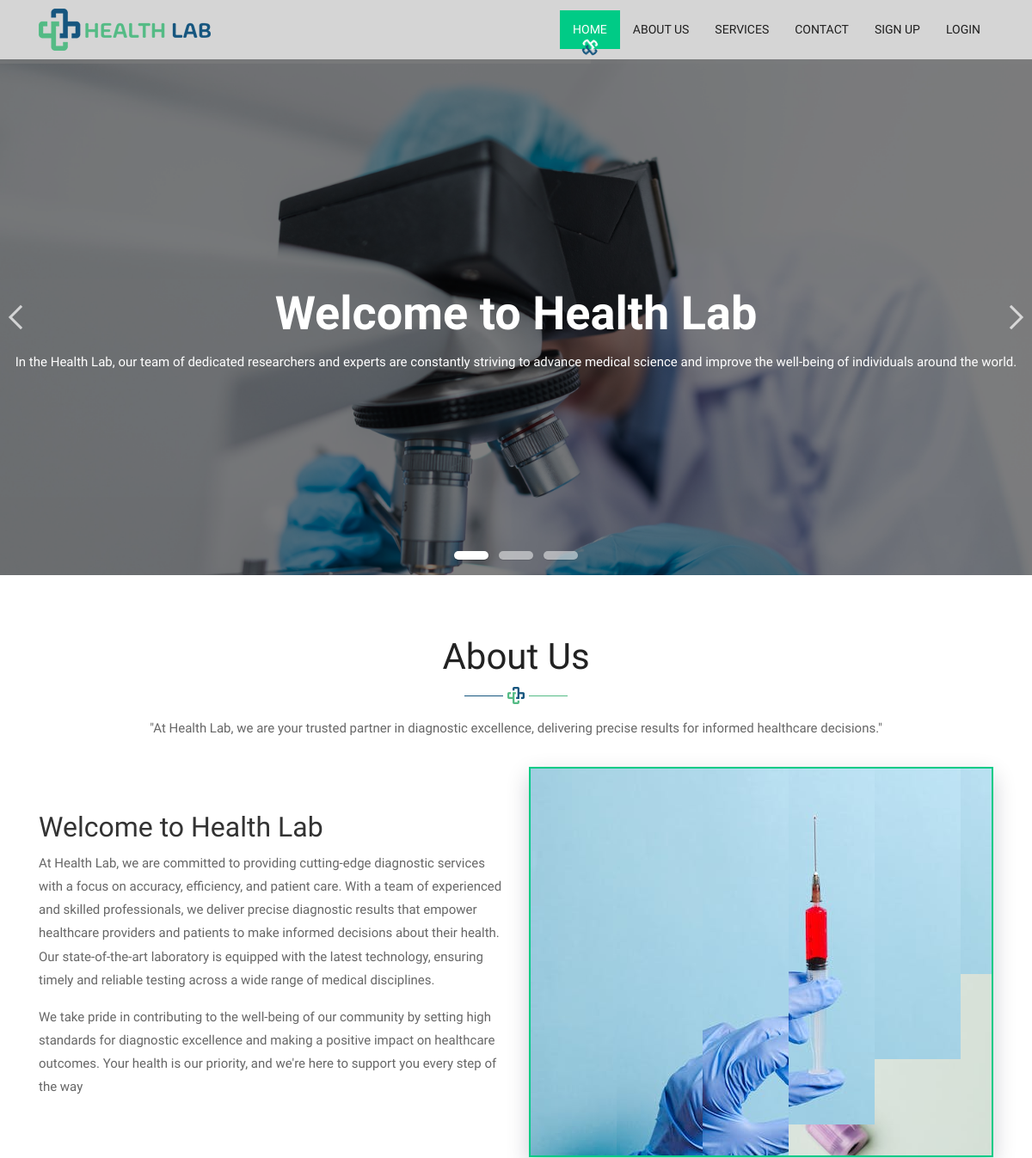
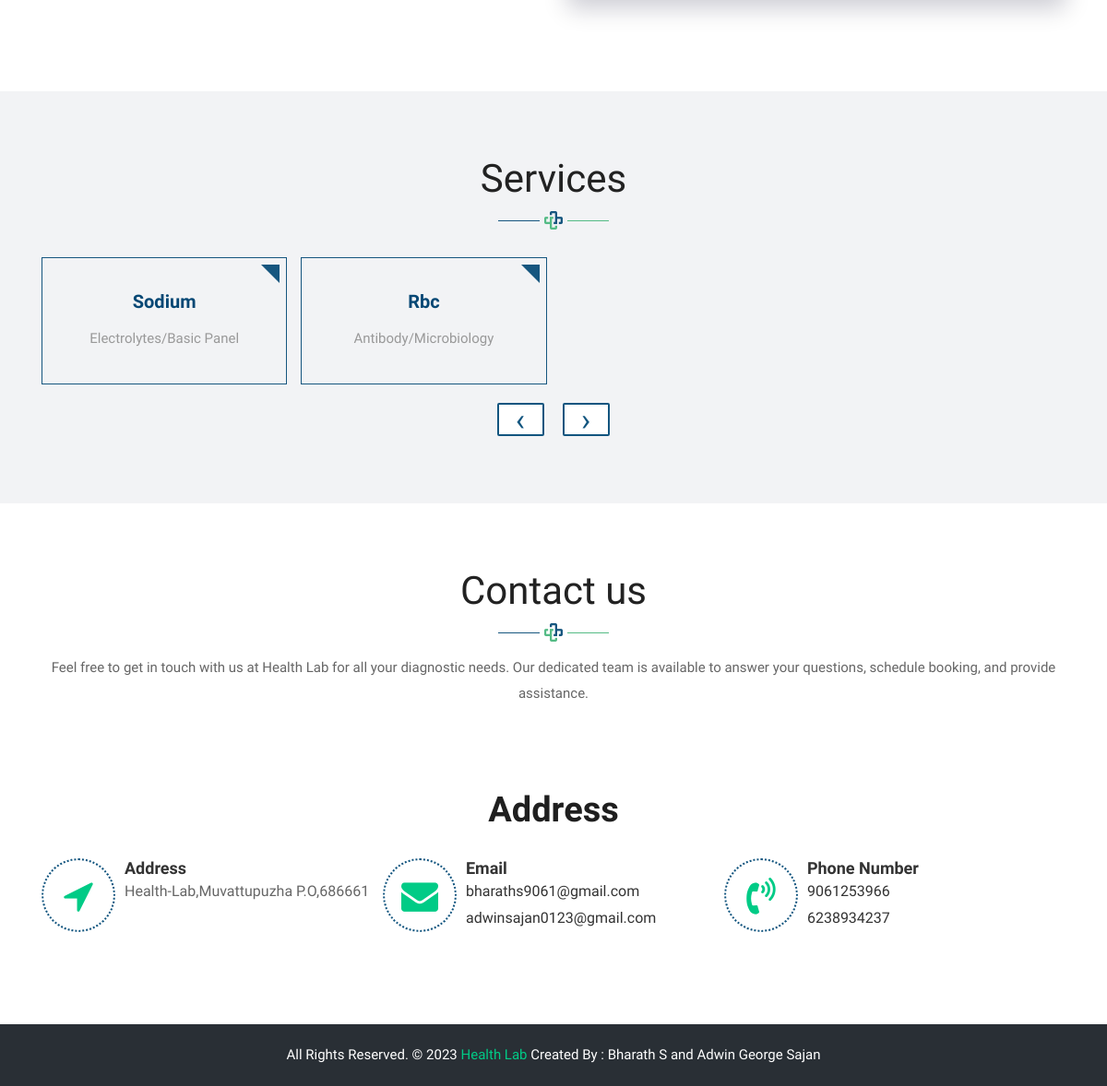
The app's page /Project/index.php with its own data (2 pictures, top to bottom).
### tables this page shows
CREATE TABLE `tbl_test` (
  `test_id` int(11) NOT NULL auto_increment,
  `test_name` varchar(100) NOT NULL,
  `test_price` varchar(50) NOT NULL,
  `subcategory_id` int(11) NOT NULL,
  PRIMARY KEY  (`test_id`)
);

CREATE TABLE `tbl_subcategory` (
  `subcategory_id` int(11) NOT NULL auto_increment,
  `subcategory_name` varchar(50) NOT NULL,
  `category_id` int(11) NOT NULL,
  PRIMARY KEY  (`subcategory_id`)
);

CREATE TABLE `tbl_category` (
  `category_id` int(11) NOT NULL auto_increment,
  `category_name` varchar(50) NOT NULL,
  PRIMARY KEY  (`category_id`)
);

### Project/index.php (the view, shortened to what this page needs)
<!DOCTYPE html>
<html lang="en">
<head>
    <link rel="stylesheet" href="Assets/Templates/Main/css/bootstrap.min.css">
    <link rel="stylesheet" href="Assets/Templates/Main/css/pogo-slider.min.css">
    <link rel="stylesheet" href="Assets/Templates/Main/css/style.css">
    <link rel="stylesheet" href="Assets/Templates/Main/css/responsive.css">
    <link rel="stylesheet" href="Assets/Templates/Main/css/custom.css">
</head>
<body id="home" data-spy="scroll" data-target="#navbar-wd" data-offset="98">
	<header class="top-header">
		<nav class="navbar header-nav navbar-expand-lg">
            <div class="container">
				<a class="navbar-brand" href="index.php"><img src="Assets/Templates/Main/images/logo.png" alt="image"></a>
                <div class="collapse navbar-collapse justify-content-end" id="navbar-wd">
                    <ul class="navbar-nav">
                        <li><a class="nav-link active" href="#home">Home</a></li>
                        <li><a class="nav-link" href="#about">About Us</a></li>
                        <li><a class="nav-link" href="#services">Services</a></li>
						<li><a class="nav-link" href="#contact">Contact</a></li>
                        <li><a class="nav-link" href="guest/userregistration.php">Sign Up</a></li>
                        <li><a class="nav-link" href="guest/login.php">Login</a></li>
                    </ul>
                </div>
            </div>
        </nav>
	</header>
	<div class="ulockd-home-slider">
		<div class="container-fluid">
			<div class="row">
				<div class="pogoSlider" id="js-main-slider">
					<div class="pogoSlider-slide" data-transition="fade" data-duration="1500" style="background-image:url(Assets/Templates/Main/images/slider-01.jpg);">
						<div class="lbox-caption pogoSlider-slide-element">
							<div class="lbox-details">
								<h1>Welcome to Health Lab</h1>
								<p>In the Health Lab, our team of dedicated researchers and experts are constantly striving to advance medical science and improve the well-being of individuals around the world. </p>
							</div>
						</div>
					</div>
				</div>
			</div>
		</div>
	</div>
	<div id="about" class="about-box">
		<div class="about-a1">
			<div class="container">
				<div class="row">
					<div class="col-lg-12">
						<div class="title-box">
							<h2>About Us</h2>
							<p>"At Health Lab, we are your trusted partner in diagnostic excellence, delivering precise results for informed healthcare decisions."</p>
						</div>
					</div>
				</div>
				<div class="row">
					<div class="col-lg-12 col-md-12 col-sm-12">
						<div class="row align-items-center about-main-info">
							<div class="col-lg-6 col-md-6 col-sm-12">
								<h2> Welcome to Health Lab </h2>
								<p>At Health Lab, we are committed to providing cutting-edge diagnostic services with a focus on accuracy, efficiency, and patient care. With a team of experienced and skilled professionals, we deliver precise diagnostic results that empower healthcare providers and patients to make informed decisions about their health. Our state-of-the-art laboratory is equipped with the latest technology, ensuring timely and reliable testing across a wide range of medical disciplines. </p>
								<p>We take pride in contributing to the well-being of our community by setting high standards for diagnostic excellence and making a positive impact on healthcare outcomes. Your health is our priority, and we're here to support you every step of the way</p>
							</div>
							<div class="col-lg-6 col-md-6 col-sm-12">
								<div class="about-m">
									<ul id="banner">
										<li>
										</li>
										<li>
										</li>
									</ul>
								</div>
							</div>
						</div>
					</div>
				</div>
			</div>
		</div>
	</div>
	<div id="services" class="services-box">
		<div class="container">
			<div class="row">
				<div class="col-lg-12">
					<div class="title-box">
						<h2>Services</h2>
					</div>
				</div>
			</div>
			<div class="row">
				<div class="col-lg-12">
					<div class="owl-carousel owl-theme">
							<?php
							$selSevices="SELECT * FROM tbl_test t INNER JOIN tbl_subcategory s ON t.subcategory_id=s.subcategory_id INNER JOIN tbl_category c ON c.category_id=s.category_id";
							$resService=mysql_query($selSevices);
							while($dataService=mysql_fetch_array($resService)){
								?>
								<div class="item">
										<div class="serviceBox">
								<h3 class="title"><?php echo $dataService['test_name'] ?></h3>
								<p class="description">
									<?php echo $dataService['subcategory_name']."/".$dataService['category_name']; ?>
								</p>
							</div>
							</div>
								<?php
							}
							?>
					</div>
				</div>
			</div>
		</div>
	</div>
	<div id="contact" class="contact-box">
		<div class="container">
			<div class="row">
				<div class="col-lg-12">
					<div class="title-box">
						<h2>Contact us</h2>
						<p>Feel free to get in touch with us at Health Lab for all your diagnostic needs. Our dedicated team is available to answer your questions, schedule booking, and provide assistance. </p>
					</div>
				</div>
			</div>
			<div class="row">
			<div class="col-lg-12 col-xs-12">
    <div class="left-contact">
        <h2>Address</h2>
        <div class="media cont-line">
            <div class="media-left icon-b">
                <i class="fa fa-location-arrow" aria-hidden="true"></i>
            </div>
            <div class="media-body dit-right">
                <h4>Address</h4>
                <p>Health-Lab,Muvattupuzha P.O,686661</p>
            </div>
        </div>
        <div class="media cont-line">
            <div class="media-left icon-b">
                <i class="fa fa-envelope" aria-hidden="true"></i>
            </div>
            <div class="media-body dit-right">
                <h4>Email</h4>
                <a href="mailto:bharaths9061@gmail.com">bharaths9061@gmail.com</a><br>
                <a href="mailto:adwinsajan0123@gmail.com">adwinsajan0123@gmail.com</a>
            </div>
        </div>
        <div class="media cont-line">
            <div class="media-left icon-b">
                <i class="fa fa-volume-control-phone" aria-hidden="true"></i>
            </div>
            <div class="media-body dit-right">
                <h4>Phone Number</h4>
                <a href="tel:9061253966">9061253966</a><br>
                <a href="tel:6238934237">6238934237</a>
            </div>
        </div>
    </div>
</div>
			</div>
		</div>
	</div>
	<footer class="footer-box">
		<div class="container">
			<div class="row">
				<div class="col-lg-12">
					<p class="footer-company-name">All Rights Reserved. &copy; 2023 <a href="#">Health Lab</a> Created By : Bharath S and Adwin George Sajan</a></p>
				</div>
			</div>
		</div>
	</footer>
</body>
</html>

### Project/index.php (style rules this page uses)
.top-header { background:#d5d5d5 !important; }

### records on screen
tbl_test: test_name "Sodium", subcategory.subcategory_name "Electrolytes", tbl_category.category_name "Basic Panel"
tbl_test: test_name "Rbc", subcategory.subcategory_name "Antibody", tbl_category.category_name "Microbiology"
